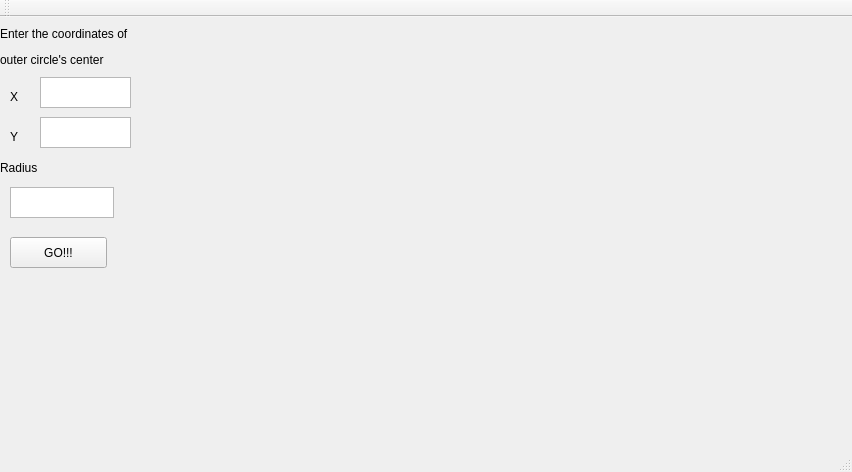
<?xml version="1.0" encoding="UTF-8"?>
<ui version="4.0">
 <class>MainWindow</class>
 <widget class="QMainWindow" name="MainWindow">
  <property name="geometry">
   <rect>
    <x>0</x>
    <y>0</y>
    <width>852</width>
    <height>472</height>
   </rect>
  </property>
  <property name="windowTitle">
   <string>MainWindow</string>
  </property>
  <widget class="QWidget" name="centralWidget">
   <widget class="QLabel" name="label">
    <property name="geometry">
     <rect>
      <x>0</x>
      <y>-30</y>
      <width>161</width>
      <height>121</height>
     </rect>
    </property>
    <property name="text">
     <string>&lt;html&gt;&lt;head/&gt;&lt;body&gt;&lt;p&gt;Enter the coordinates of &lt;/p&gt;&lt;p&gt;outer circle's center&lt;/p&gt;&lt;/body&gt;&lt;/html&gt;</string>
    </property>
   </widget>
   <widget class="QLabel" name="label_2">
    <property name="geometry">
     <rect>
      <x>10</x>
      <y>70</y>
      <width>16</width>
      <height>21</height>
     </rect>
    </property>
    <property name="text">
     <string>&lt;html&gt;&lt;head/&gt;&lt;body&gt;&lt;p&gt;X&lt;/p&gt;&lt;/body&gt;&lt;/html&gt;</string>
    </property>
   </widget>
   <widget class="QLabel" name="label_3">
    <property name="geometry">
     <rect>
      <x>10</x>
      <y>110</y>
      <width>16</width>
      <height>21</height>
     </rect>
    </property>
    <property name="text">
     <string>&lt;html&gt;&lt;head/&gt;&lt;body&gt;&lt;p&gt;Y&lt;/p&gt;&lt;/body&gt;&lt;/html&gt;</string>
    </property>
   </widget>
   <widget class="QLabel" name="label_4">
    <property name="geometry">
     <rect>
      <x>0</x>
      <y>140</y>
      <width>65</width>
      <height>21</height>
     </rect>
    </property>
    <property name="text">
     <string>Radius</string>
    </property>
   </widget>
   <widget class="QTextEdit" name="textEdit">
    <property name="geometry">
     <rect>
      <x>40</x>
      <y>60</y>
      <width>91</width>
      <height>31</height>
     </rect>
    </property>
   </widget>
   <widget class="QTextEdit" name="textEdit_2">
    <property name="geometry">
     <rect>
      <x>40</x>
      <y>100</y>
      <width>91</width>
      <height>31</height>
     </rect>
    </property>
   </widget>
   <widget class="QTextEdit" name="textEdit_3">
    <property name="geometry">
     <rect>
      <x>10</x>
      <y>170</y>
      <width>104</width>
      <height>31</height>
     </rect>
    </property>
   </widget>
   <widget class="QPushButton" name="pushButton">
    <property name="geometry">
     <rect>
      <x>10</x>
      <y>220</y>
      <width>97</width>
      <height>31</height>
     </rect>
    </property>
    <property name="text">
     <string>GO!!!</string>
    </property>
   </widget>
   <widget class="QLabel" name="label_5">
    <property name="geometry">
     <rect>
      <x>184</x>
      <y>-20</y>
      <width>601</width>
      <height>431</height>
     </rect>
    </property>
    <property name="text">
     <string/>
    </property>
   </widget>
  </widget>
  <widget class="QMenuBar" name="menuBar">
   <property name="geometry">
    <rect>
     <x>0</x>
     <y>0</y>
     <width>852</width>
     <height>27</height>
    </rect>
   </property>
  </widget>
  <widget class="QToolBar" name="mainToolBar">
   <attribute name="toolBarArea">
    <enum>TopToolBarArea</enum>
   </attribute>
   <attribute name="toolBarBreak">
    <bool>false</bool>
   </attribute>
  </widget>
  <widget class="QStatusBar" name="statusBar"/>
 </widget>
 <layoutdefault spacing="6" margin="11"/>
 <resources/>
 <connections/>
</ui>
